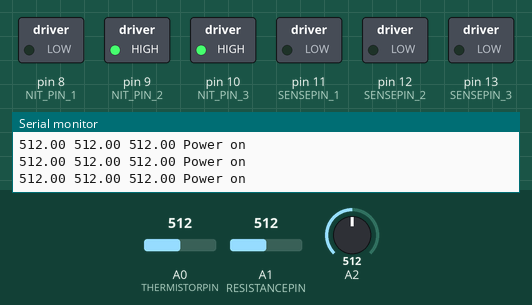
A sketch run on a simulated Arduino Uno, built with avr-gcc and run on an emulated ATmega328P. Parts: switched loads named in the sketch (green lamp = pin HIGH), the last lines printed to the serial monitor. The inputs (shaded band) are chosen by the test bench; at power-on: A2 = 512, A0 (THERMISTORPIN) = 512, A1 (RESISTANCEPIN) = 512.

Above: at 1.2 s.
1.3 s: A2 set to 552
4.3 s: A2 set to 575
At 5.3 s:
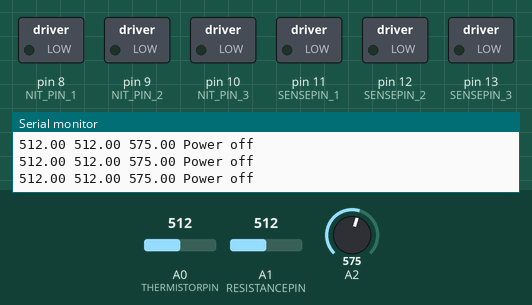
5.8 s: A0 (THERMISTORPIN) set to 107
8.8 s: A0 (THERMISTORPIN) set to 92
11.8 s: A1 (RESISTANCEPIN) set to 105
14.8 s: A1 (RESISTANCEPIN) set to 94
Timing chart, 0 to 17.3 s (numbered marks = the images above; inputs shaded):
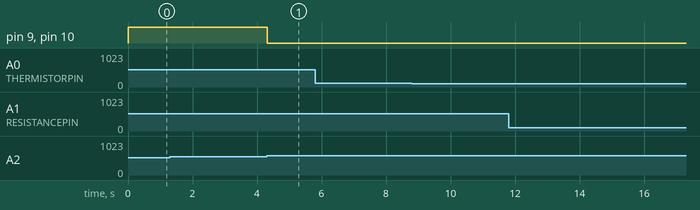

Measured:
- the behaviour switches between 563 and 564 on A2 (found by bisection; images 0 and 1)
- after the input at 4.3 s, pin 9 (NIT_PIN_2), pin 10 (NIT_PIN_3): HIGH → LOW at once

The sketch:

demo_v0003.ino
```cpp
/*  June 30th 2018
    Simple bang-bang controller
    Extended to measure ersistance by voltage drop
*/

//Definitions
#define THERMISTORPIN A0        //Analogue pin thermistor is on
#define RESISTANCEPIN A1
#define NUMSAMPLES 5            //Number of samples to read and average, more is slower but smoother
#define THERMISTORNOMINAL 10000 //Resistance at 25c, Thermistor NJ28NA0103F, rs part number 697-4576
#define TEMPERATURENOMINAL 25   //Tempeature for nominal resistance (should pretty much always be 25c)
#define BCOEFFICIENT 4100       //Beta coefficient for Steinhart-hart equation
#define SERIESRESISTOR 9860     //Value of current-limiting resistor, measure with DMM
const float SENSERESISTOR = 1.6; //Sense resistor, as measured. Nitinol will be somewhere between 1.5 and 3 ohms at room temperature

int samples[NUMSAMPLES];        //Initialise array for averaging
int samplesvIn[NUMSAMPLES];
int samplesvOut[NUMSAMPLES];
int holdtemp;               //Timer to hold temperature for 9 seconds

bool driverON = false;                  //Flag for driver circuit being ON or OFF
bool max_achieved = false;
bool min_achieved = false;

#define NIT_PIN_1 8              //Nitinol driver pin
#define NIT_PIN_2 9
#define NIT_PIN_3 10
#define SENSEPIN_1 11             //Nitinol sensor pins
#define SENSEPIN_2 12
#define SENSEPIN_3 13

#define MAX_TEMP 50
#define MIN_TEMP 40

float bend_sensor_rest;
float bend_sensor_max;

void setup() {
  Serial.begin(9600);
  analogReference(EXTERNAL);    //Cconnect AREF to 3.3V and use that as VCC, less noisy!

  pinMode(NIT_PIN_1, OUTPUT);
  pinMode(NIT_PIN_2, OUTPUT);
  pinMode(NIT_PIN_3, OUTPUT);
  digitalWrite(NIT_PIN_1, LOW);
  digitalWrite(NIT_PIN_2, LOW);
  digitalWrite(NIT_PIN_3, LOW);
  pinMode(SENSEPIN_1, OUTPUT);
  pinMode(SENSEPIN_2, OUTPUT);
  pinMode(SENSEPIN_3, OUTPUT);
  digitalWrite(SENSEPIN_1, LOW);
  digitalWrite(SENSEPIN_2, LOW);
  digitalWrite(SENSEPIN_3, LOW);


  bend_sensor_rest = analogRead(A0);  //throw-away reading to stabilise ADC
  delay(1);
  bend_sensor_rest = analogRead(A0);

  bend_sensor_max = bend_sensor_rest*1.1;    //Will move to +10% of resting position

}

/*-------------------------------------------------------------------------------------------------------------------------------
 Main loop
-------------------------------------------------------------------------------------------------------------------------------*/

void loop() {
  //float temperature;
  float bend_value;
  //temperature = read_temperature();
  //calcResist();
  bend_value = read_bend();
  apply_current(bend_value);
  Serial.println(); //To seperate each trace
  delay(10);
}

/*-------------------------------------------------------------------------------------------------------------------------------
 Read temperature. Read n ADC values, average to reduce noise, convert to resistance, temperature via Steinhart equation
 https://learn.adafruit.com/thermistor/using-a-thermistor
-------------------------------------------------------------------------------------------------------------------------------*/
float read_temperature() {
  uint8_t i;
  float average;

  // take N samples in a row, with a slight delay
  for (i = 0; i < NUMSAMPLES; i++) {
    samples[i] = analogRead(THERMISTORPIN);
    delay(5);
  }

  // average all the samples out
  average = 0;
  for (i = 0; i < NUMSAMPLES; i++) {
    average += samples[i];
  }
  average /= NUMSAMPLES;

  // convert the value to resistance
  average = 1023 / average - 1;
  average = SERIESRESISTOR / average;

  //Convert to celsius
  float steinhart;
  steinhart = average / THERMISTORNOMINAL;          //(R/R0)
  steinhart = log(steinhart);                       //ln(R/R0)
  steinhart /= BCOEFFICIENT;                        //1/B
  steinhart += 1.0 / (TEMPERATURENOMINAL + 273.15); //+1/T0)
  steinhart = 1.0 / steinhart;
  steinhart -= 273.15;                              //convert to C

  Serial.print("Thermistor = "); Serial.print(steinhart); Serial.print("          "); //whitespace
  return steinhart; //return steinhart as temperature
}

/*-------------------------------------------------------------------------------------------------------------------------------
  http://robotics.hobbizine.com/flexinolresist.html
  calcResist takes ADC readings at A0 and A1, converts them to voltages and uses the results to
  calculate the resistance of the Flexinol - the constant value of 0.004883 used here is equal to
  the reference voltage of 5 divided by the ADC resolution of 1024
  CHANGES: Using A1 and A2 (A0 for thermistor), using 3.3Vref, so const is 3.3/1024 = 0.003222656
  Float has 7 points of precision, so 0.003223
  Only read single analogue value, six pins can then measure 3 nitinol resistance values and 3 strain gauges
-------------------------------------------------------------------------------------------------------------------------------*/

float calcResist(){
  //Really needs some noise filtering
  //Needs to be called on interrupt routine maybe every 500ms - 1000ms to avoid heating nitinol
  uint8_t i;
  float average;
  float vIn;
  float vOut;
  float rFlexinol_1;
  float rFlexinol_2;
  float rFlexinol_3;

  digitalWrite(SENSEPIN_1, HIGH); //Turn mosfet on so we have a voltage to read
  digitalWrite(SENSEPIN_2, HIGH);
  digitalWrite(SENSEPIN_3, HIGH);

  if (driverON == false){        //turning driver circuit on drops current to sensing device, V=IR, sensitivity increased
    digitalWrite(NIT_PIN_1, HIGH);
    digitalWrite(NIT_PIN_2, HIGH);
    digitalWrite(NIT_PIN_3, HIGH);
  }
  /*
   * //Filtered analogue reading


  for(i=0; i < NUMSAMPLES; i++){
    vIn = analogRead (A1);   //take a throw-away reading to reset the ADC after switching pins
    delay (10);
    samplesvIn[i] = analogRead (A1);

    vOut = analogRead (A2);   //take a throw-away reading to reset the ADC after switching pins
    delay (10);
    samplesvOut[i] = analogRead (A2);
  }
  */

  //Unfiltered analogue reading
  rFlexinol_1 = analogRead (A3);   //take a throw-away reading to reset the ADC after switching pins
  delay (10);
  rFlexinol_1 = analogRead (A3);

  rFlexinol_2 = analogRead (A4);
  delay (10);
  rFlexinol_2 = analogRead (A4);

  rFlexinol_3 = analogRead (A5);
  delay (10);
  rFlexinol_3 = analogRead (A5);

  digitalWrite(SENSEPIN_1, LOW);  //Disable ASAP so as not to heat nitinol
  digitalWrite(SENSEPIN_2, LOW);
  digitalWrite(SENSEPIN_3, LOW);
  if (driverON == true){        //Turn driver back on if it was on
    digitalWrite(NIT_PIN_1, HIGH);
    digitalWrite(NIT_PIN_2, HIGH);
    digitalWrite(NIT_PIN_3, HIGH);
  }

  /*
  // average all the vIn samples
  average = 0;
  for (i = 0; i < NUMSAMPLES; i++) {
    average += samplesvIn[i];
  }
  average /= NUMSAMPLES;
  vIn = average;

  // average all the vOut samples
  average = 0;
  for (i = 0; i < NUMSAMPLES; i++) {
    average += samplesvOut[i];
  }
  average /= NUMSAMPLES;
  vOut = average;
  */

  /*
  //Convert to voltage
  vIn = vIn * 0.003223;
  vOut = vOut * 0.003223;

  //rFlexinol = (SENSERESISTOR * vOut) / (vIn - vOut);
  rFlexinol = (vIn / vOut) - 1;
  rFlexinol = rFlexinol * SENSERESISTOR;
  Serial.print("Resistance = "); Serial.println(rFlexinol);
  return rFlexinol;
  */

  Serial.print(rFlexinol_1); Serial.print(" "); Serial.print(rFlexinol_2); Serial.print(" "); Serial.print(rFlexinol_3);  Serial.print(" ");
}

/*-------------------------------------------------------------------------------------------------------------------------------
Read bend sensors
Use raw ADC values, actual resistance has no bearing on position, just wastes machine cycles

-------------------------------------------------------------------------------------------------------------------------------*/
float read_bend(){
  //Read bend sensor resistance
  float bend_sensor_1;
  float bend_sensor_2;
  float bend_sensor_3;

  bend_sensor_1 = analogRead(A0);  //throw-away reading to stabilise ADC
  delay(1);
  bend_sensor_1 = analogRead(A0);

  bend_sensor_2 = analogRead(A1);  //throw-away reading to stabilise ADC
  delay(1);
  bend_sensor_2 = analogRead(A1);

  bend_sensor_3 = analogRead(A2);  //throw-away reading to stabilise ADC
  delay(1);
  bend_sensor_3 = analogRead(A2);

  Serial.print(bend_sensor_1); Serial.print(" ");  Serial.print(bend_sensor_2); Serial.print(" "); Serial.print(bend_sensor_3); Serial.print(" ");
  return bend_sensor_3;
}

/*-------------------------------------------------------------------------------------------------------------------------------
 Bang-bang controller, incorporate Teh's work later
 At very high ferquencies, especially with PID, rise and fall times may become crucial. At the moment, MOSFET will turn and
 off faster than arduino
 May be good idea to implement flag variable, so calcResist function knows if MOSFET needs to be turned on

 Need to actuate nitinol 2 and 3 (as wired to stripboard)
-------------------------------------------------------------------------------------------------------------------------------*/
void apply_current(float bend_value) {

  if ((bend_value<bend_sensor_max) && (!max_achieved)){
    digitalWrite(NIT_PIN_2, HIGH);
    digitalWrite(NIT_PIN_3, HIGH);
    driverON = true;
    Serial.println("Power on");
  }

  if (bend_value>=bend_sensor_max){
    max_achieved = true;
    min_achieved = false;
  }

  if ((bend_value>bend_sensor_rest) && (max_achieved)){
    digitalWrite(NIT_PIN_2, LOW);
    digitalWrite(NIT_PIN_3, LOW);
    driverON = false;
    Serial.println("Power off");
  }

  if (bend_value<bend_sensor_rest){
    min_achieved = true;
    max_achieved = false;
  }
}
```
